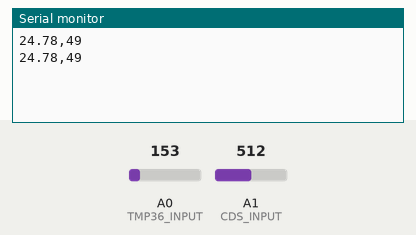
This sketch was run on a simulated Arduino Uno, built with avr-gcc and run on an emulated ATmega328P. Shown: the last lines printed to the serial monitor. Inputs (shaded band) come from the test bench; at power-on: A0 (TMP36_INPUT) = 153, A1 (CDS_INPUT) = 512.

Above: at 1.8 s.
1.9 s: A0 (TMP36_INPUT) set to 165
At 2.8 s:
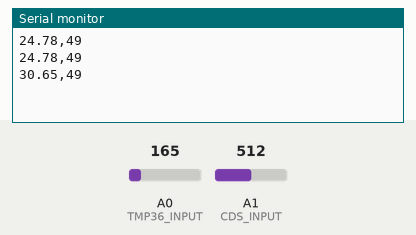
3.4 s: A1 (CDS_INPUT) set to 716
At 4.7 s:
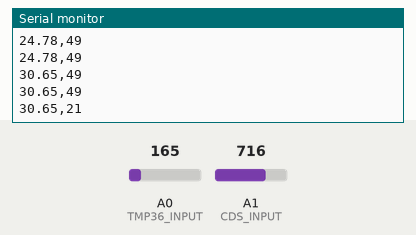
4.9 s: A0 (TMP36_INPUT) set to 175
At 5.8 s:
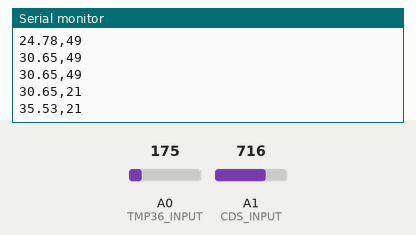
6.4 s: A1 (CDS_INPUT) set to 900
At 7.4 s:
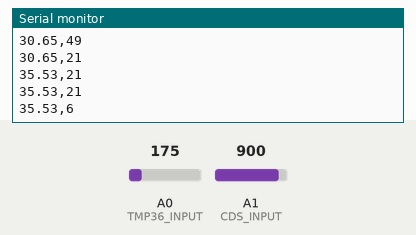
Timing chart, 0 to 8.9 s (numbered marks = the images above; inputs shaded):
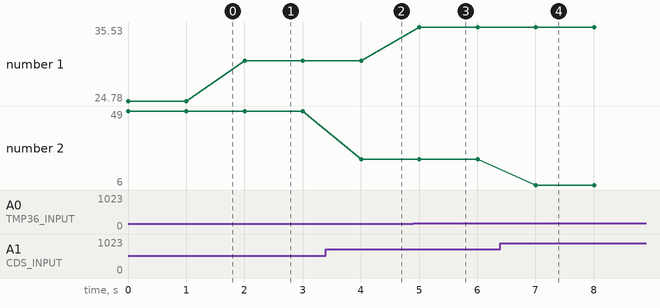

Measured:
- after the input at 1.9 s, the serial monitor: prints a new line after 0.10 s (image 1)
- after the input at 3.4 s, the serial monitor: prints a new line after 0.60 s (image 2)
- after the input at 4.9 s, the serial monitor: prints a new line after 0.11 s (image 3)
- after the input at 6.4 s, the serial monitor: prints a new line after 0.61 s (image 4)
- plotted number 1: 24.78 → 30.65 after the input at 1.9 s, 30.65 → 35.53 after the input at 4.9 s
- plotted number 2: 49 → 21 after the input at 3.4 s, 21 → 6 after the input at 6.4 s

The sketch:

AAnn_tmp36_cds_lcd.ino
```cpp
/*
 온도, 빛 입력 LCD 모니터링 및 제어
*/
 // LCD 라리브러리 설정
#include <LiquidCrystal_I2C.h>
#include<Wire.h>
// LCD 설정
LiquidCrystal_I2C lcd(0x27,16,2); // 0x3F
// 0번 아날로그핀을 TMP36 온도 입력으로 설정한다.
// 1번 아날로그핀을 CdS 조도 입력으로 설정한다.
#define TMP36_INPUT 0  // A0
#define CDS_INPUT 1    // A1

void setup() {
  Serial.begin(9600);
// 16X2 LCD 모듈 설정하고 백라이트를 켠다.
//  lcd.init();
//  lcd.backlight();
//// 모든 메세지를 삭제한 뒤
//// 숫자를 제외한 부분들을 미리 출력시킨다.
//  lcd.clear();
//  lcd.setCursor(0,0);
//  lcd.print("AA18,Temp: ");
//  lcd.setCursor(0,1);
//  lcd.print("Light:  ");
//  lcd.setCursor(13,1);
//  lcd.print("lux");
}

void loop(){
  // Temperature from TMP36
  int temp_value = analogRead(TMP36_INPUT);
  // converting the analog value to voltage
  float voltage = temp_value * 5.0 * 1000;  // in mV
  voltage /= 1023.0;
  float tempC = (voltage - 500) / 10 ;  // in C

  // Lux from CdS (LDR)
  int cds_value = analogRead(CDS_INPUT);
  int lux = int(luminosity(cds_value));  // in lux

  // Monitoring via LCD
  // 전에 표시했던 내용을 지운다.
//  lcd.setCursor(12,0);
//  lcd.print("    ");
//  // 온도를 표시한다
//  lcd.setCursor(12,0);;
//  lcd.print(tempC);
//
//
//  // 전에 표시했던 내용을 지운다.
//  lcd.setCursor(9,1);
//  lcd.print("   ");
//  // 조도를 표시한다
//  lcd.setCursor(9,1);
//  lcd.print(lux);
  // Serial output --> 온도,조도
  Serial.print(tempC);
  Serial.print(",");
  Serial.println(lux);
  delay(1000);
}

//Voltage to Lux
double luminosity (int RawADC0){
  double Vout=RawADC0*5.0/1023;  // 5/1023 (Vin = 5 V)
  double lux=(2500/Vout-500)/10;
  // lux = 500 / Rldr,
  // Vout = Ildr*Rldr = (5/(10 + Rldr))*Rldr
  return lux;
}
```
